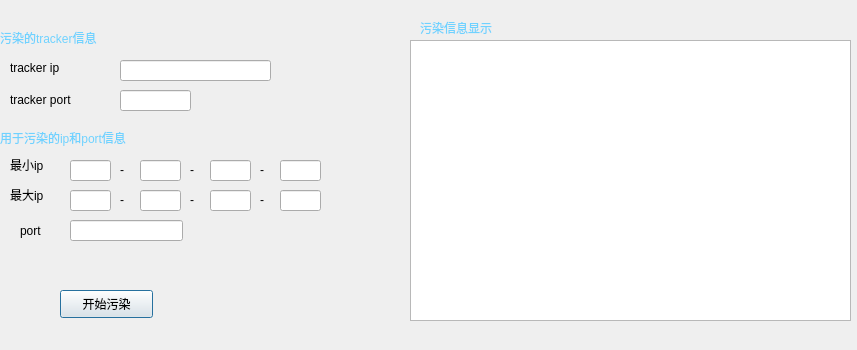
<?xml version="1.0" encoding="UTF-8"?>
<ui version="4.0">
 <class>Dialog</class>
 <widget class="QDialog" name="Dialog">
  <property name="geometry">
   <rect>
    <x>0</x>
    <y>0</y>
    <width>857</width>
    <height>350</height>
   </rect>
  </property>
  <property name="windowTitle">
   <string>索引污染</string>
  </property>
  <widget class="QLabel" name="label">
   <property name="geometry">
    <rect>
     <x>10</x>
     <y>60</y>
     <width>101</width>
     <height>16</height>
    </rect>
   </property>
   <property name="styleSheet">
    <string notr="true">font: 9pt &quot;微软雅黑&quot;;</string>
   </property>
   <property name="text">
    <string>tracker ip</string>
   </property>
  </widget>
  <widget class="QLabel" name="label_2">
   <property name="geometry">
    <rect>
     <x>10</x>
     <y>90</y>
     <width>101</width>
     <height>20</height>
    </rect>
   </property>
   <property name="styleSheet">
    <string notr="true">font: 9pt &quot;微软雅黑&quot;;</string>
   </property>
   <property name="text">
    <string>tracker port</string>
   </property>
  </widget>
  <widget class="QLineEdit" name="tracker_ip_l">
   <property name="geometry">
    <rect>
     <x>120</x>
     <y>60</y>
     <width>151</width>
     <height>21</height>
    </rect>
   </property>
   <property name="styleSheet">
    <string notr="true">font: 9pt &quot;微软雅黑&quot;;</string>
   </property>
  </widget>
  <widget class="QLineEdit" name="tracker_port_l">
   <property name="geometry">
    <rect>
     <x>120</x>
     <y>90</y>
     <width>71</width>
     <height>21</height>
    </rect>
   </property>
   <property name="styleSheet">
    <string notr="true">font: 9pt &quot;微软雅黑&quot;;</string>
   </property>
  </widget>
  <widget class="QLineEdit" name="min_ip_4_l">
   <property name="geometry">
    <rect>
     <x>70</x>
     <y>160</y>
     <width>41</width>
     <height>21</height>
    </rect>
   </property>
   <property name="styleSheet">
    <string notr="true">font: 9pt &quot;微软雅黑&quot;;</string>
   </property>
  </widget>
  <widget class="QLineEdit" name="min_ip_3_l">
   <property name="geometry">
    <rect>
     <x>140</x>
     <y>160</y>
     <width>41</width>
     <height>21</height>
    </rect>
   </property>
   <property name="styleSheet">
    <string notr="true">font: 9pt &quot;微软雅黑&quot;;</string>
   </property>
  </widget>
  <widget class="QLineEdit" name="min_ip_2_l">
   <property name="geometry">
    <rect>
     <x>210</x>
     <y>160</y>
     <width>41</width>
     <height>21</height>
    </rect>
   </property>
   <property name="styleSheet">
    <string notr="true">font: 9pt &quot;微软雅黑&quot;;</string>
   </property>
  </widget>
  <widget class="QLineEdit" name="min_ip_1_l">
   <property name="geometry">
    <rect>
     <x>280</x>
     <y>160</y>
     <width>41</width>
     <height>21</height>
    </rect>
   </property>
   <property name="styleSheet">
    <string notr="true">font: 9pt &quot;微软雅黑&quot;;</string>
   </property>
  </widget>
  <widget class="QLineEdit" name="max_ip_4_l">
   <property name="geometry">
    <rect>
     <x>70</x>
     <y>190</y>
     <width>41</width>
     <height>21</height>
    </rect>
   </property>
   <property name="styleSheet">
    <string notr="true">font: 9pt &quot;微软雅黑&quot;;</string>
   </property>
  </widget>
  <widget class="QLineEdit" name="max_ip_3_l">
   <property name="geometry">
    <rect>
     <x>140</x>
     <y>190</y>
     <width>41</width>
     <height>21</height>
    </rect>
   </property>
   <property name="styleSheet">
    <string notr="true">font: 9pt &quot;微软雅黑&quot;;</string>
   </property>
  </widget>
  <widget class="QLineEdit" name="max_ip_2_l">
   <property name="geometry">
    <rect>
     <x>210</x>
     <y>190</y>
     <width>41</width>
     <height>21</height>
    </rect>
   </property>
   <property name="styleSheet">
    <string notr="true">font: 9pt &quot;微软雅黑&quot;;</string>
   </property>
  </widget>
  <widget class="QLineEdit" name="max_ip_1_l">
   <property name="geometry">
    <rect>
     <x>280</x>
     <y>190</y>
     <width>41</width>
     <height>21</height>
    </rect>
   </property>
   <property name="styleSheet">
    <string notr="true">font: 9pt &quot;微软雅黑&quot;;</string>
   </property>
  </widget>
  <widget class="QLabel" name="label_4">
   <property name="geometry">
    <rect>
     <x>120</x>
     <y>160</y>
     <width>21</width>
     <height>20</height>
    </rect>
   </property>
   <property name="text">
    <string>-</string>
   </property>
  </widget>
  <widget class="QLabel" name="label_5">
   <property name="geometry">
    <rect>
     <x>190</x>
     <y>160</y>
     <width>21</width>
     <height>20</height>
    </rect>
   </property>
   <property name="text">
    <string>-</string>
   </property>
  </widget>
  <widget class="QLabel" name="label_6">
   <property name="geometry">
    <rect>
     <x>260</x>
     <y>160</y>
     <width>21</width>
     <height>20</height>
    </rect>
   </property>
   <property name="text">
    <string>-</string>
   </property>
  </widget>
  <widget class="QLabel" name="label_7">
   <property name="geometry">
    <rect>
     <x>190</x>
     <y>190</y>
     <width>21</width>
     <height>20</height>
    </rect>
   </property>
   <property name="text">
    <string>-</string>
   </property>
  </widget>
  <widget class="QLabel" name="label_8">
   <property name="geometry">
    <rect>
     <x>120</x>
     <y>190</y>
     <width>21</width>
     <height>20</height>
    </rect>
   </property>
   <property name="text">
    <string>-</string>
   </property>
  </widget>
  <widget class="QLabel" name="label_9">
   <property name="geometry">
    <rect>
     <x>260</x>
     <y>190</y>
     <width>21</width>
     <height>20</height>
    </rect>
   </property>
   <property name="text">
    <string>-</string>
   </property>
  </widget>
  <widget class="QLabel" name="label_10">
   <property name="geometry">
    <rect>
     <x>10</x>
     <y>154</y>
     <width>72</width>
     <height>21</height>
    </rect>
   </property>
   <property name="styleSheet">
    <string notr="true">font: 9pt &quot;微软雅黑&quot;;</string>
   </property>
   <property name="text">
    <string>最小ip</string>
   </property>
  </widget>
  <widget class="QLabel" name="label_11">
   <property name="geometry">
    <rect>
     <x>10</x>
     <y>185</y>
     <width>72</width>
     <height>20</height>
    </rect>
   </property>
   <property name="styleSheet">
    <string notr="true">font: 9pt &quot;微软雅黑&quot;;</string>
   </property>
   <property name="text">
    <string>最大ip</string>
   </property>
  </widget>
  <widget class="QLabel" name="label_3">
   <property name="geometry">
    <rect>
     <x>20</x>
     <y>220</y>
     <width>72</width>
     <height>21</height>
    </rect>
   </property>
   <property name="styleSheet">
    <string notr="true">font: 9pt &quot;微软雅黑&quot;;</string>
   </property>
   <property name="text">
    <string>port</string>
   </property>
  </widget>
  <widget class="QLineEdit" name="polluted_port_l">
   <property name="geometry">
    <rect>
     <x>70</x>
     <y>220</y>
     <width>113</width>
     <height>21</height>
    </rect>
   </property>
   <property name="styleSheet">
    <string notr="true">font: 9pt &quot;微软雅黑&quot;;</string>
   </property>
  </widget>
  <widget class="QLabel" name="label_12">
   <property name="geometry">
    <rect>
     <x>0</x>
     <y>30</y>
     <width>151</width>
     <height>16</height>
    </rect>
   </property>
   <property name="styleSheet">
    <string notr="true">color:rgb(111, 210, 255);
font: 9pt &quot;微软雅黑&quot;;</string>
   </property>
   <property name="text">
    <string>污染的tracker信息</string>
   </property>
  </widget>
  <widget class="QPushButton" name="pollute_b">
   <property name="geometry">
    <rect>
     <x>60</x>
     <y>290</y>
     <width>93</width>
     <height>28</height>
    </rect>
   </property>
   <property name="styleSheet">
    <string notr="true">font: 9pt &quot;微软雅黑&quot;;	
</string>
   </property>
   <property name="text">
    <string>开始污染</string>
   </property>
  </widget>
  <widget class="QLabel" name="label_13">
   <property name="geometry">
    <rect>
     <x>0</x>
     <y>130</y>
     <width>181</width>
     <height>16</height>
    </rect>
   </property>
   <property name="styleSheet">
    <string notr="true">color:rgb(111, 210, 255);
font: 9pt &quot;微软雅黑&quot;;</string>
   </property>
   <property name="text">
    <string>用于污染的ip和port信息</string>
   </property>
  </widget>
  <widget class="QTextEdit" name="pollution_info_l">
   <property name="geometry">
    <rect>
     <x>410</x>
     <y>40</y>
     <width>441</width>
     <height>281</height>
    </rect>
   </property>
   <property name="styleSheet">
    <string notr="true">font: 9pt &quot;微软雅黑&quot;;</string>
   </property>
  </widget>
  <widget class="QLabel" name="label_14">
   <property name="geometry">
    <rect>
     <x>420</x>
     <y>20</y>
     <width>121</width>
     <height>16</height>
    </rect>
   </property>
   <property name="styleSheet">
    <string notr="true">color:rgb(111, 210, 255);
font: 9pt &quot;微软雅黑&quot;;</string>
   </property>
   <property name="text">
    <string>污染信息显示</string>
   </property>
  </widget>
 </widget>
 <resources/>
 <connections/>
</ui>
